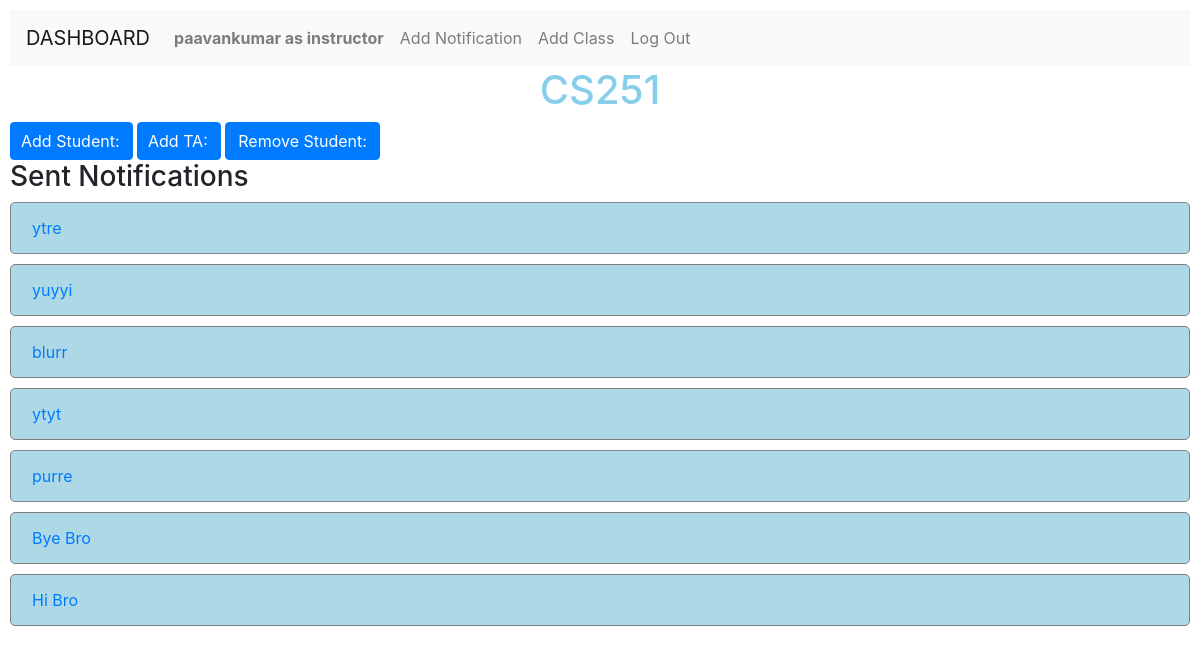
The page /5/class_view (signed in) on the database as committed earlier.
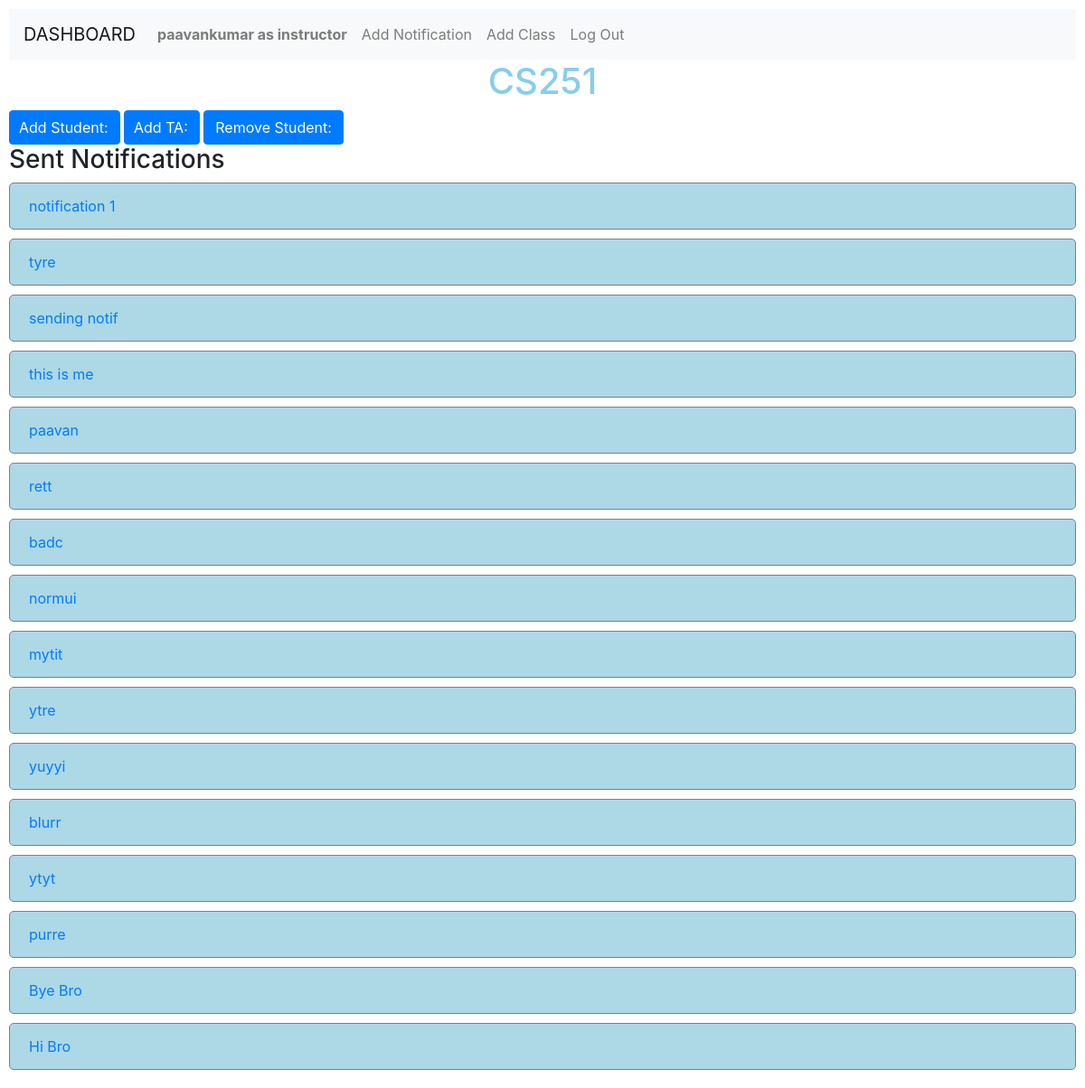
The same page on the database as committed later.
### Dashboard/models.py (models this page shows, shortened)
class User(AbstractUser):
    role = models.CharField(max_length=255, default="NONE")
    token = models.CharField(max_length=255, null=True)

class Classes(models.Model):
    name = models.CharField(max_length=255)
    instructor = models.ForeignKey(User, on_delete=models.CASCADE, related_name="teach_classes")
    students = models.ManyToManyField(User, related_name="in_classes")
    teaching_assistant = models.ManyToManyField(User, related_name="assist_classes")

class Notification(models.Model):
    sender = models.ForeignKey(User, on_delete=models.PROTECT, related_name="notifications_sent")
    class_group = models.ForeignKey(Classes, on_delete=models.PROTECT, related_name="class_notification")
    topic = models.CharField(max_length=255)
    body = models.TextField(blank=True)
    timestamp = models.DateTimeField(auto_now_add=True)
    seen = models.ManyToManyField(User, related_name="recieved_notif")
    reciepent = models.CharField(max_length=255)
    priority = models.CharField(max_length=255)
    class Meta:
        ordering = ("-timestamp",)

### Dashboard/views.py (the view)
# urls.py: path("<int:id>/class_view", views.class_view, name="class_view"),
@login_required(login_url="login")
def class_view(request, id):
    user = request.user
    try:
        if user.role == "instructor":
            cl = user.teach_classes.get(pk=id)
            in_student = cl.students.all()
            return render (request, 'Dashboard/class_view.html', {"students":User.objects.filter(role='student').exclude(in_classes = cl),"class":cl, "notifications":cl.class_notification.all(), "in_student": in_student})
        else:
            cl = user.assist_classes.get(pk=id)
            return render (request, 'Dashboard/class_view.html', {"class":cl, "notifications":cl.class_notification.all()})
    except:
        raise Http404

### Dashboard/templates/Dashboard/class_view.html (shortened to what this page needs)
{% extends "Dashboard/layout.html" %}
{% block body %}
{% if user.is_authenticated %}
    <h1 style="text-align: center; color: skyblue;">{{ class.name }}</h3>
    {% if user.role == "instructor" %}
    <button class="btn btn-primary" style="padding-left: 10px;" onclick="myFunction('add_student')">Add Student:</button>
    <button class = "btn btn-primary" style="padding-left: 10px;" onclick="myFunction('add_ta')">Add TA:</button>
    <button class="btn btn-primary" onclick="myFunction('remove_student')">Remove Student:</button>
    <br>
    {% endif %}
    <h3>Sent Notifications</h3>
    {% for notif in notifications %}
        <div class="nav-item elem">
            <a class="nav-link" href="{% url 'notification_view' notif.id %}">{{ notif.topic }}</a>
        </div>
    {% empty %}
        <h4>No notifications sent yet</h4>
    {% endfor %}
{% else %}
    <h3>Login to access functionalities.</h3>
{% endif %}
{% endblock %}

### Dashboard/templates/Dashboard/layout.html (shortened to what this page needs)
{% load static %}
<!DOCTYPE html>
<html lang="en">
    <head>
        <link rel="stylesheet" href="{% static 'Dashboard/bootstrap.min.css' %}">
        <link href="{% static 'Dashboard/styles.css' %}" rel="stylesheet">
    </head>
    <body>
        <nav class="navbar navbar-expand-lg navbar-light bg-light">
            <a class="navbar-brand" href="{% url 'index' %}">DASHBOARD</a>
            <div>
              <ul class="navbar-nav mr-auto">
                {% if user.is_authenticated and user.role != "student" %}
                    <li class="nav-item">
                        <a class="nav-link" href="#"><strong>{{ user.username }} as {{ user.role }}</strong></a>
                    </li>
                {% endif %}
                {% if user.role == "instructor" or user.role == "TA" %}
                    <li class="nav-item">
                        <a class="nav-link" href="{% url 'notification' %}">Add Notification</a>
                    </li>
                {% endif %}
                {% if user.role == "instructor" %}
                    <li class="nav-item">
                        <a class="nav-link" href="{% url 'add_class' %}">Add Class</a>
                    </li>
                {% endif %}
                {% if user.is_authenticated and user.role != student %}
                    <li class="nav-item">
                        <a class="nav-link" href="{% url 'logout' %}">Log Out</a>
                    </li>
                {% endif %}
              </ul>
            </div>
          </nav>
        <div class="body">
            {% block body %}
            {% endblock %}
        </div>
    </body>
</html>

### Dashboard/static/Dashboard/styles.css (style rules this page uses)
body { padding: 10px; }
.elem { border: thin solid grey ; margin: 0px 0px 10px 0px; padding: 5px; color: skyblue; border-radius: 5px; background-color: lightblue; }

Rows that differ between the two databases and show on the page:
added Notification: topic "notification 1"
added Notification: topic "tyre"
added Notification: topic "sending notif"
added Notification: topic "this is me"
added Notification: topic "paavan"
added Notification: topic "rett"
added Notification: topic "badc"
added Notification: topic "normui"
added Notification: topic "mytit"
